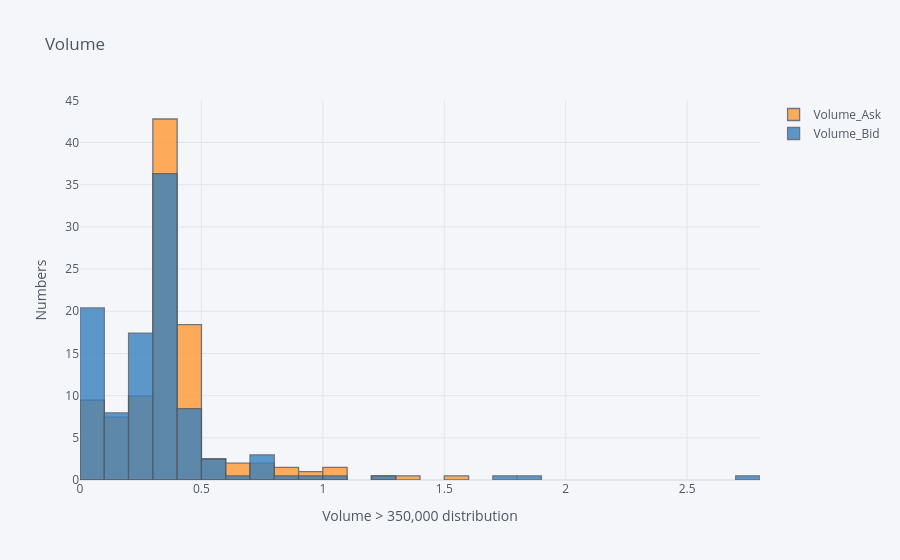

Here is the notebook cell this chart was saved with:
### Markdown cell above
_______________________![image.png](attachment:954b9dbf-1db5-4692-a092-e4d9ce565974.png)

### Code cell
vol_350k[['Volume_Ask', 'Volume_Bid']].iplot(
                            kind='hist',
                            histnorm='percent',
                            barmode='overlay',
                            xTitle='Volume > 350,000 distribution',
                            yTitle='Numbers',
                            title='Volume')

### Figure 1 — Plotly figure (JSON) as saved in the notebook; plotly's stock layout.template omitted (floating-point values rounded to 4 significant figures; data arrays with more than 128 entries replaced by an {"elided": "..."} marker saying what was removed)
{"data": [{"histfunc": "count", "histnorm": "percent", "marker": {"color": "rgba(255, 153, 51, 1.0)", "line": {"color": "#4D5663", "width": 1.3}}, "name": "Volume_Ask", "opacity": 0.8, "orientation": "v", "type": "histogram", "x": {"elided": "201 float values"}}, {"histfunc": "count", "histnorm": "percent", "marker": {"color": "rgba(55, 128, 191, 1.0)", "line": {"color": "#4D5663", "width": 1.3}}, "name": "Volume_Bid", "opacity": 0.8, "orientation": "v", "type": "histogram", "x": {"elided": "201 float values"}}], "layout": {"autosize": true, "barmode": "overlay", "legend": {"bgcolor": "#F5F6F9", "font": {"color": "#4D5663"}}, "paper_bgcolor": "#F5F6F9", "plot_bgcolor": "#F5F6F9", "title": {"font": {"color": "#4D5663"}, "text": "Volume"}, "xaxis": {"autorange": true, "gridcolor": "#E1E5ED", "range": [6.939e-17, 2.8], "showgrid": true, "tickfont": {"color": "#4D5663"}, "title": {"font": {"color": "#4D5663"}, "text": "Volume > 350,000 distribution"}, "type": "linear", "zerolinecolor": "#E1E5ED"}, "yaxis": {"autorange": true, "gridcolor": "#E1E5ED", "range": [0, 45.04], "showgrid": true, "tickfont": {"color": "#4D5663"}, "title": {"font": {"color": "#4D5663"}, "text": "Numbers"}, "zerolinecolor": "#E1E5ED"}}}
